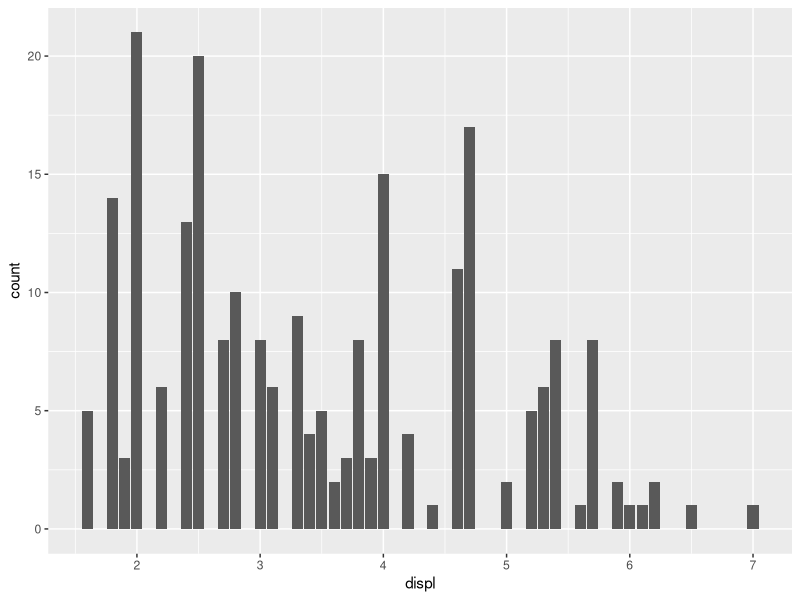
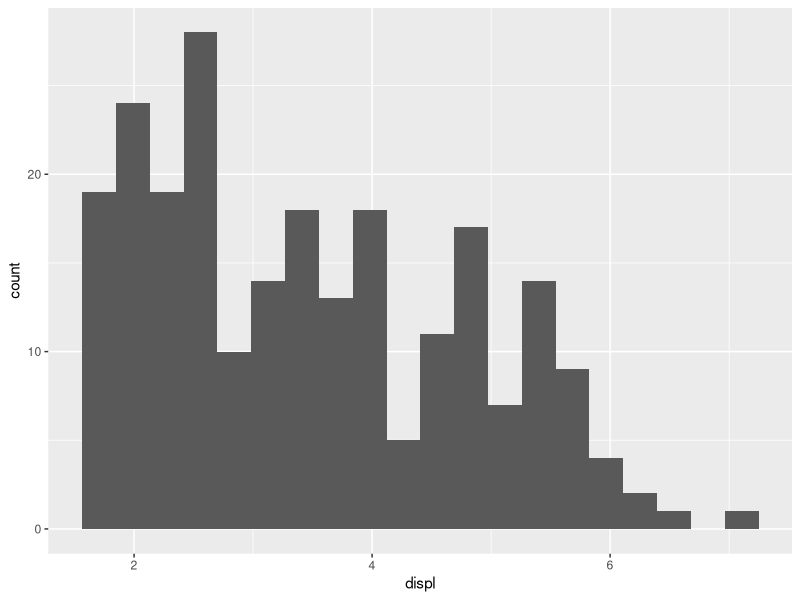

Write the R code that produced these figures, in order. (Note: this script raises an error after producing the figures.)
## ---- chunk 1
# knitr options
knitr::opts_chunk$set(echo = TRUE)
## ---- chunk 2
library(tidyverse)
## ---- chunk 3
## NOTE: No need to modify
mpg %>% 
  ggplot(aes(displ)) +
  geom_bar()
## ---- chunk 4
## NOTE: No need to modify
mpg %>% 
  ggplot(aes(displ)) +
  geom_histogram(bins = 20)
## ---- chunk 5
## TASK: Make a histogram of
mpg %>% 
# TODO: Finish this code
## ---- chunk 6
## NOTE: No need to modify
mpg %>% 
  ggplot(aes(displ)) +
  geom_histogram(bins = 5)
## ---- chunk 7
## NOTE: No need to modify
mpg %>% 
  ggplot(aes(displ)) +
  geom_histogram(bins = 10)
## ---- chunk 8
## NOTE: No need to modify
mpg %>% 
  ggplot(aes(displ)) +
  geom_histogram(bins = 15)
## ---- chunk 9
## NOTE: No need to modify
mpg %>%
  ggplot(aes(displ, color = class)) +
  geom_freqpoly(bins = 10)
## ---- chunk 10
## NOTE: No need to modify
mpg %>%
  ggplot(aes(displ, color = class)) +
  geom_density()
## ---- chunk 11
## NOTE: No need to modify
mpg %>%
  ggplot(aes(cty, color = class)) +
  geom_freqpoly(bins = 10)
## ---- chunk 12
## NOTE: No need to modify
mpg %>%
  ggplot(aes(cty, color = class)) +
  geom_density()
## ---- chunk 13
mpg %>%
  ggplot(aes(cty, color = class)) +
  geom_density()
## ---- chunk 14
## TODO: Run this chunk; play with differnet bin widths
diamonds %>%
  filter(carat < 1.1) %>%

  ggplot(aes(carat)) +
  geom_histogram(binwidth = 0.01, boundary = 0.005) +
  scale_x_continuous(
    breaks = seq(0, 1, by = 0.1)

  )
